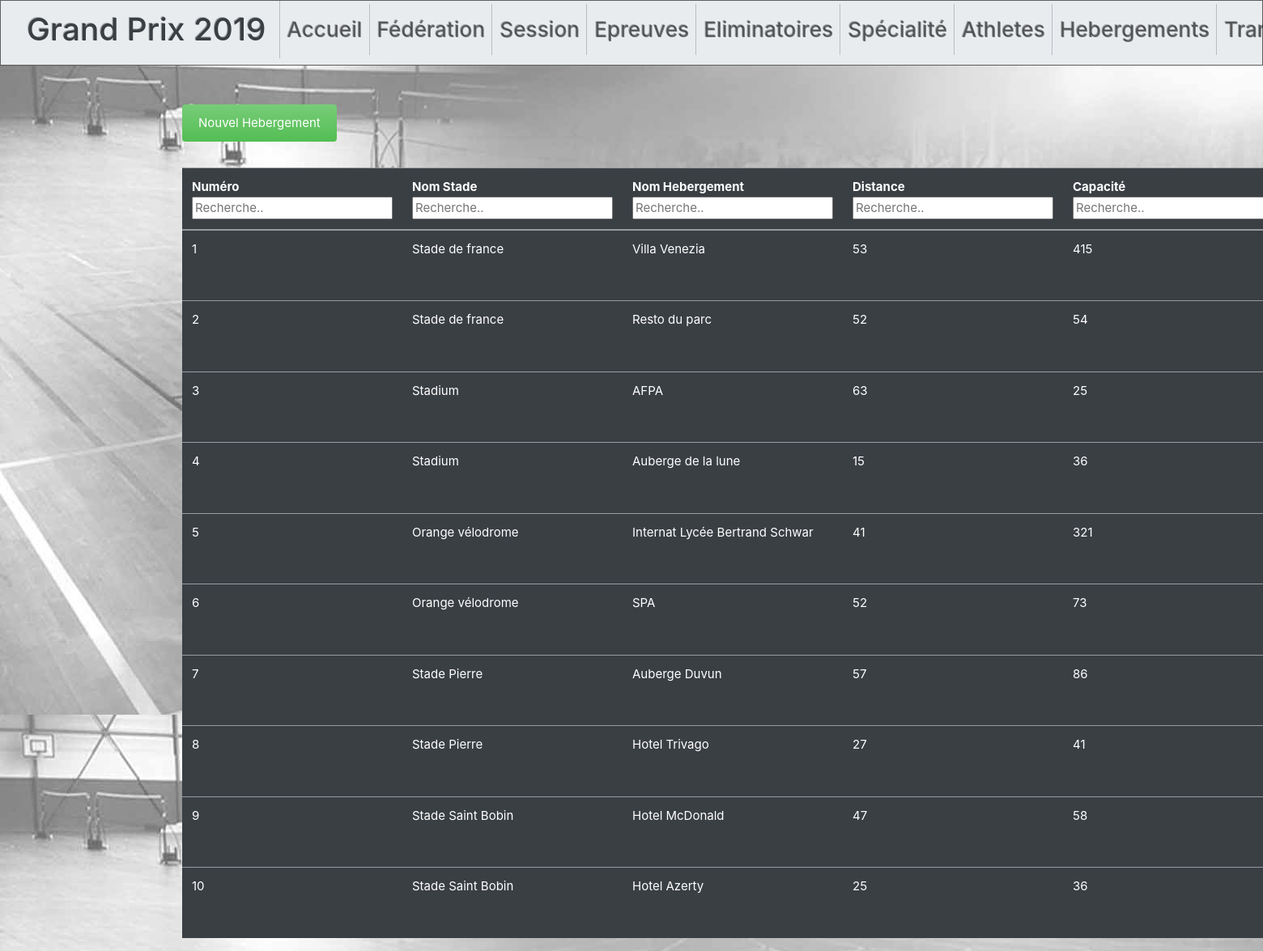
The page /hebergement.php on the database its author committed.
### tables this page shows
CREATE TABLE `hebergement` (
  `ID_HEBERGEMENT` int(11) NOT NULL,
  `ID_STADE` int(11) NOT NULL,
  `NOM_HEBERGEMENT` varchar(30) NOT NULL,
  `DISTANCE_` int(11) NOT NULL,
  `CAPACITE_HEBERGEMENT` int(11) NOT NULL
);

CREATE TABLE `stade` (
  `ID_STADE` int(11) NOT NULL,
  `ID_FEDERATION` int(11) NOT NULL,
  `NOM_STADE` varchar(30) NOT NULL
);

### ConnHebe.php (called while the page is built, shortened)
<?php
function hebergement() {
try {
    $conn=conn();
    $stmt = $conn->prepare("SELECT * FROM hebergement INNER JOIN stade ON hebergement.ID_STADE=stade.ID_STADE");
    $stmt->execute();
    $hebergement = $stmt->fetchAll();
    return $hebergement;
}
    catch(PDOException $e) {
        echo "Error: " . $e->getMessage();
    }
}
?>

### hebergement.php (the view, shortened to what this page needs)
<!DOCTYPE html>
<?php
require_once "ConnHebe.php";
$hebergement = hebergement();
?>
<html>
<head>
</head>
<header>
    <?php include "index.php";
    ?>
    </header>
<form action = "NewHebe.php" method = "get">
 <input class="alert btn-success" type = "submit" name = "Nouvel Hebe" value = "Nouvel Hebergement">
 </form>
<table id="myTable" class="table table-primary">
  <thead>
    <tr>
      <th scope="col">Numéro<br><input type="text" id="input_col0" onkeyup="myFunction0()" placeholder="Recherche.."></th>
      <th scope="col">Nom Stade<br><input type="text" id="input_col1" onkeyup="myFunction1()" placeholder="Recherche.."></th>
      <th scope="col">Nom Hebergement<br><input type="text" id="input_col2" onkeyup="myFunction2()" placeholder="Recherche.."></th>
      <th scope="col">Distance<br><input type="text" id="input_col3" onkeyup="myFunction3()" placeholder="Recherche.."></th>
      <th scope="col">Capacité<br><input type="text" id="input_col4" onkeyup="myFunction4()" placeholder="Recherche.."></th>
    </tr>
  <?php
    for($i=0; $i<sizeof($hebergement); $i++){
?>
    <tr>
    <td><?php echo $hebergement[$i]['ID_HEBERGEMENT'];?></td>
    <td><?php echo $hebergement[$i]['NOM_STADE'];?></td>
    <td><?php echo $hebergement[$i]['NOM_HEBERGEMENT'];?></td>
    <td><?php echo $hebergement[$i]['DISTANCE_'];?></td>
    <td><?php echo $hebergement[$i]['CAPACITE_HEBERGEMENT'];?></td>
</tr>
<?php
}
?></thead>
</table></h1>
</html>

### rows shown on the page
hebergement: ID_HEBERGEMENT "1", ID_STADE.NOM_STADE "Stade de france", NOM_HEBERGEMENT "Villa Venezia", DISTANCE_ "53", CAPACITE_HEBERGEMENT "415"
hebergement: ID_HEBERGEMENT "2", ID_STADE.NOM_STADE "Stade de france", NOM_HEBERGEMENT "Resto du parc", DISTANCE_ "52", CAPACITE_HEBERGEMENT "54"
hebergement: ID_HEBERGEMENT "3", ID_STADE.NOM_STADE "Stadium", NOM_HEBERGEMENT "AFPA", DISTANCE_ "63", CAPACITE_HEBERGEMENT "25"
hebergement: ID_HEBERGEMENT "4", ID_STADE.NOM_STADE "Stadium", NOM_HEBERGEMENT "Auberge de la lune", DISTANCE_ "15", CAPACITE_HEBERGEMENT "36"
hebergement: ID_HEBERGEMENT "5", ID_STADE.NOM_STADE "Orange vélodrome", NOM_HEBERGEMENT "Internat Lycée Bertrand Schwar", DISTANCE_ "41", CAPACITE_HEBERGEMENT "321"
hebergement: ID_HEBERGEMENT "6", ID_STADE.NOM_STADE "Orange vélodrome", NOM_HEBERGEMENT "SPA", DISTANCE_ "52", CAPACITE_HEBERGEMENT "73"
hebergement: ID_HEBERGEMENT "7", ID_STADE.NOM_STADE "Stade Pierre", NOM_HEBERGEMENT "Auberge Duvun", DISTANCE_ "57", CAPACITE_HEBERGEMENT "86"
hebergement: ID_HEBERGEMENT "8", ID_STADE.NOM_STADE "Stade Pierre", NOM_HEBERGEMENT "Hotel Trivago", DISTANCE_ "27", CAPACITE_HEBERGEMENT "41"
hebergement: ID_HEBERGEMENT "9", ID_STADE.NOM_STADE "Stade Saint Bobin", NOM_HEBERGEMENT "Hotel McDonald", DISTANCE_ "47", CAPACITE_HEBERGEMENT "58"
hebergement: ID_HEBERGEMENT "10", ID_STADE.NOM_STADE "Stade Saint Bobin", NOM_HEBERGEMENT "Hotel Azerty", DISTANCE_ "25", CAPACITE_HEBERGEMENT "36"
